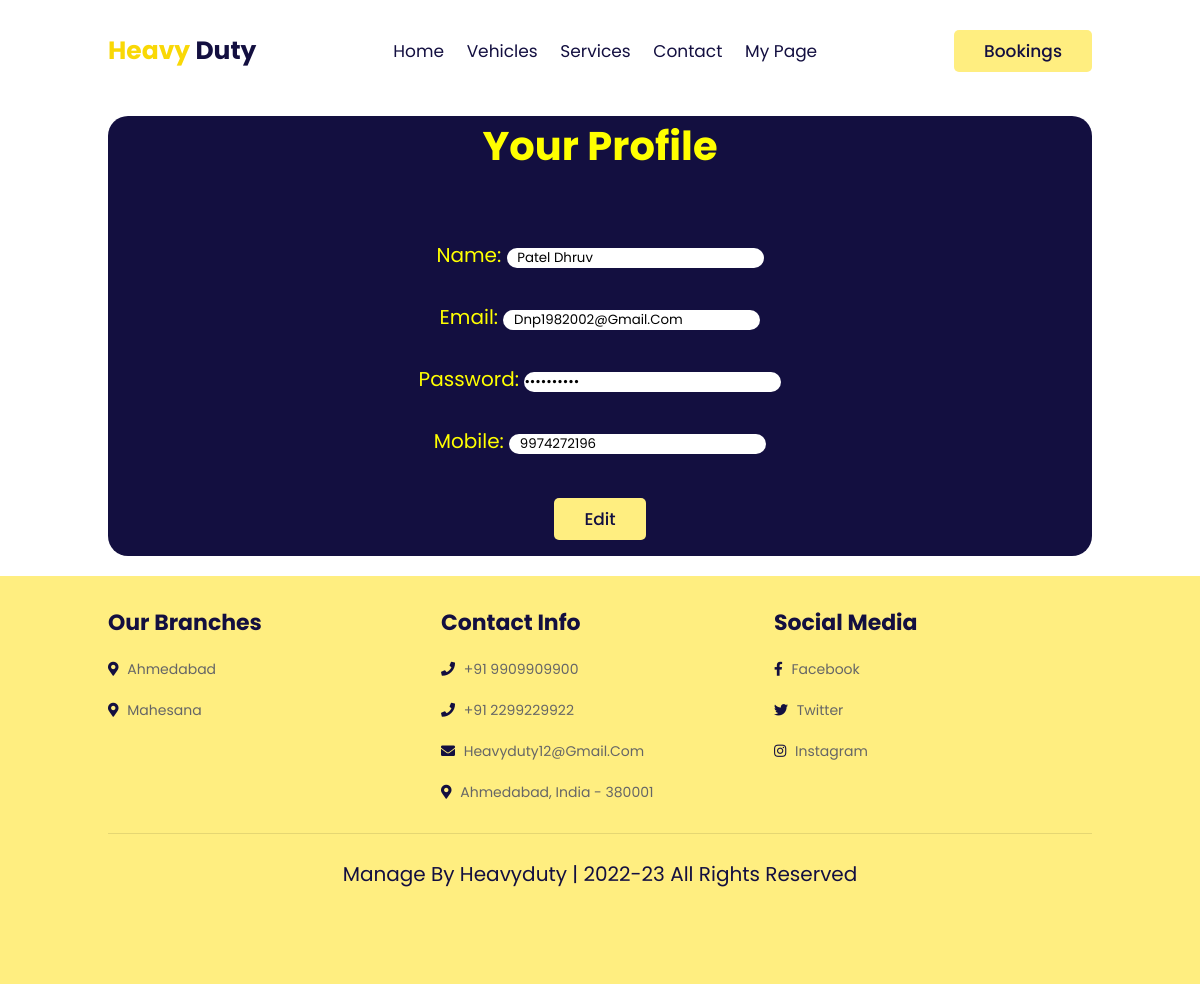
/clientpage (signed in), run on the app's committed database.
### myapp/models.py (models this page shows, shortened)
class registertable(models.Model):
    name = models.CharField(max_length=30)
    email = models.EmailField()
    password = models.CharField(max_length=20)
    contactno = models.BigIntegerField()
    role = models.CharField(max_length=20)

### myapp/views.py (the view)
# urls.py: path('clientpage', views.clientpage, name="clientsite.html"),
def clientpage(request):
    uid = request.session['logid']
    getdata = registertable.objects.get(id=uid)
    context = {
        'data': getdata
    }
    return render(request, "clientsite.html", context)

### myapp/templates/clientsite.html (shortened to what this page needs)
<!DOCTYPE html>
{% load static %}
<html lang="en">
<head>
    <link rel="stylesheet" href="https://unpkg.com/swiper@7/swiper-bundle.min.css" />
    <link rel="stylesheet" href="https://cdnjs.cloudflare.com/ajax/libs/font-awesome/5.15.4/css/all.min.css">
    <link rel="stylesheet" href="{% static 'css/style.css' %}">
</head>
<body>
    <header class="header">
        <a href="{% url 'index.html' %}" class="logo"> <span>Heavy </span>duty </a>
        <nav class="navbar">
            <a href="{% url 'index.html' %}">home</a>
            <a href="{% url 'vehicles.html' %}">vehicles</a>
            <a href="{% url 'services.html' %}">services</a>
            <a href="{% url 'contact.html' %}">contact</a>
            {% if owner %}
            <a href="/ownerpage">My Page</a>
            {% else %}
            <a href="/clientpage">My Page</a>
            {% endif %}
        </nav>
        <div id="login-btn">
            <a href="/bookingpage" class="btn">Bookings</a>
        </div>
    </header>
    <br><br><br><br><br><br>
    <section class="featured" id="featured">
        <center>
    <form action="/updatedetails/{{ data.id }}" class="signup" method="post" style="background-color:#130f40; border-radius:20px">
        <h1 style= "color:Yellow; font-size:40px">Your Profile</h1><br><br><br><br>
        <label style="color:Yellow;font-size:20px">Name: </label><input style="border-radius:20px" type="text" value="   {{ data.name }}" class="box" name="name" required><br><br><br>
        <label style="color:Yellow;font-size:20px">Email: </label><input  style="border-radius:20px" type="email" value="&nbsp;&nbsp;&nbsp;{{ data.email }}" class="box" name="email" required><br><br><br>
        <label style="color:Yellow;font-size:20px">Password: </label><input style="border-radius:20px"  type="password" value="{{ data.password }}" class="box" name="password" required><br><br><br>
        <label style="color:Yellow;font-size:20px">Mobile: </label><input  style="border-radius:20px" type="tel" value="   {{ data.contactno }}" class="box" name="contactno" required><br><br><br>
        <input type="submit" value="Edit" class="btn">
        <br><br>
    </form>
</center>
    </section>
    <section class="footer" id="footer">
        <div class="box-container">
            <div class="box">
                <h3>our branches</h3>
                <a href="#"> <i class="fas fa-map-marker-alt"></i> Ahmedabad </a>
                <a href="#"> <i class="fas fa-map-marker-alt"></i> Mahesana </a>
            </div>
            <div class="box">
                <h3>contact info</h3>
                <a href="#"> <i class="fas fa-phone"></i> +91 9909909900 </a>
                <a href="#"> <i class="fas fa-phone"></i> +91 2299229922 </a>
                <a href="#"> <i class="fas fa-envelope"></i> heavyduty12@gmail.com </a>
                <a href="#"> <i class="fas fa-map-marker-alt"></i> Ahmedabad, india - 380001 </a>
            </div>
            <div class="box">
                <h3>Social Media </h3>
                <a href="#"> <i class="fab fa-facebook-f"></i> facebook </a>
                <a href="#"> <i class="fab fa-twitter"></i> twitter </a>
                <a href="#"> <i class="fab fa-instagram"></i> instagram </a>
            </div>
        </div>
        <div class="credit"> manage by heavyduty | 2022-23 all rights reserved </div>
    </section>
</body>
</html>

### myapp/static/css/style.css (style rules this page uses)
:root { --yellow:#f9d806; --light-yellow:#ffee80; --black:#130f40; --light-color:#666; --box-shadow:0 .5rem 1rem rgba(0,0,0,.1); --border:.1rem solid rgba(0,0,0,.1); }
* { font-family: 'Poppins', sans-serif; margin:0; padding:0; box-sizing: border-box; outline: none; border:none; text-decoration: none; text-transform: capitalize; transition: .2s linear; }
html { font-size: 62.5%; overflow-x: hidden; scroll-padding-top: 7rem; scroll-behavior: smooth; }
section { padding:2rem 9%; }
.btn { display: inline-block; margin-top: 1rem; padding:.8rem 3rem; background:var(--light-yellow); color:var(--black); cursor: pointer; font-size: 1.7rem; border-radius: .5rem; font-weight: 500; text-align: center; }
.header { display: flex; align-items: center; justify-content: space-between; position: fixed; top:0; left:0; right:0; padding:3rem 9%; z-index: 1000; background: #fff; }
.header .logo { font-size: 2.5rem; color:var(--black); font-weight: bold; }
.header .logo span { color:var(--yellow); }
.header .navbar a { margin:0 1rem; font-size: 1.7rem; color:var(--black); }
#login-btn .btn { margin-top: 0; }
.footer { background: var(--light-yellow); padding-bottom: 8rem; }
.footer .box-container { display: grid; grid-template-columns: repeat(auto-fit, minmax(25rem, 1fr)); gap:1.5rem; }
.footer .box-container .box h3 { font-size: 2.2rem; padding:1rem 0; color:var(--black); }
.footer .box-container .box a { display: block; font-size: 1.4rem; padding:1rem 0; color:var(--light-color); }
.footer .box-container .box a i { padding-right: .5rem; color:var(--black); }
.footer .credit { text-align: center; padding:1.5rem; padding-top: 2.5rem; margin-top: 2rem; border-top: var(--border); font-size: 2rem; color:var(--black); }

### data on the page
registertable: name "Patel Dhruv", email "dnp1982002@gmail.com", contactno "9974272196"
